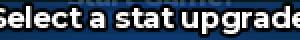
#> input picture data/expedition/anvil.png, 150 x 20 px (shown 2 times larger)
$ python -i digits.py   (imports and definitions only)
#> lines starting #> are read from the running program, lines starting #| are printed output that depends on the picture
### macro/vision/screens.py
"""Knowing which screen we're on: small template matches in fixed places.

Screens are data: data/screens.yaml lists them in checking order, and
data/anchors.yaml holds the marks that identify each one (made by
tools/find_anchors.py). Adjusting to a game update usually means re-cutting
anchors, not changing code.
"""

from __future__ import annotations

import glob
import os
import time
from dataclasses import dataclass

import cv2
import numpy as np
import yaml

ROOT = os.path.dirname(os.path.dirname(os.path.dirname(os.path.abspath(__file__))))
PAD = 24  # how far an anchor may sit from its spot: Windows fullscreen and framed differ by 18 px
UNKNOWN = "unknown"
BLACK = "black"
BLACK_BELOW = 6  # mean brightness
LOADING = {BLACK, "roblox_teleport", "game_loading"}  # normal during a trip, not lost
# Some PCs draw the game's text a few percent larger or smaller in the same layout (16 Nov 2026:
# a 3440-wide screen drew it 4% larger, and the party room, known only by its text, read as
# unknown). A frame that matches nothing is looked at again with the anchors at these sizes.
TEXT_SIZES = (1.04, 0.96)
# ...and a resized anchor must pass by this much more: weak anchors on plain colour creep over
# their mark when resized (the Checkpoint Shop read as challenge_detail at 0.71 and 0.73 over 0.7).
RESIZED_MARGIN = 0.05


def _game_size() -> tuple[int, int]:
    """The game's picture size, from data/display.yaml. 1920x1080 if it has no frame."""
    path = os.path.join(ROOT, "data", "display.yaml")
    if os.path.exists(path):
        with open(path, encoding="utf-8") as f:
            frame = (yaml.safe_load(f) or {}).get("frame")
        if frame:
            return frame[2], frame[3]
    return 1920, 1080


GAME_WIDTH, GAME_HEIGHT = _game_size()
# data/screens.yaml and data/nav.yaml keep positions at 1920x1080, which were all
# measured there. Roblox's UI scales evenly across, and to within about 18 px down.
SCALE = GAME_WIDTH / 1920


def scaled(x: float, y: float) -> tuple[int, int]:
    return round(x * SCALE), round(y * SCALE)


FOLDERS = {"native": "frames_native", "win": "frames_win", "linux": "frames"}


# [14 lines left out: functions frame_path, load_frame, not called in this run]


def load_gray(name: str) -> np.ndarray:
    return cv2.cvtColor(load_frame(name), cv2.COLOR_BGR2GRAY)


# [26 lines left out: functions match_near, load_definitions, not called in this run]


@dataclass
class Anchor:
    template: np.ndarray
    x: int
    y: int
    threshold: float
    resized: tuple = ()  # the template at each of TEXT_SIZES


# [4 lines left out: function _resized, not called in this run]


@dataclass
class Detection:
    name: str
    score: float  # the weakest anchor's match
    ms: float


PATCHES = os.path.join(ROOT, "data", "anchor_patches.npz")


def patch_key(source: str, box) -> str:
    """The name of an anchor's patch in data/anchor_patches.npz."""
    return f"{source}@{'_'.join(str(int(v)) for v in box)}".replace("/", "~")


# [10 lines left out: function load_patches, not called in this run]


class ScreenDetector:
    # [63 lines left out: functions __init__, score, classify, button, not called in this run]

### macro/vision/digits.py
"""Reading match numbers fast: Yen, wave, health, enemies and time.

OCR takes about 0.6 s and misses things, so this does the job in a few milliseconds.
The text is bold with a dark outline, which separates each character into its own blob.
Blobs are compared with saved shapes in data/digits/ (made by tools/build_digits.py).

The top pills shift sideways as their contents change width, so each is found by its
fixed label ("wave", "time", ...), and the number is read from just left of it. The
Yen row is centred, so it's found by its tall yen icon.

Every reading comes with a confidence. Trust it: below MIN_CONFIDENCE, the value is
None, not a guess, and the caller can look again on the next frame.
"""

from __future__ import annotations

import glob
import os
from dataclasses import dataclass

import cv2
import numpy as np

from macro.vision.screens import SCALE

ROOT = os.path.dirname(os.path.dirname(os.path.dirname(os.path.abspath(__file__))))
SHAPES = os.path.join(ROOT, "data", "digits")
GLYPH = (16, 24)  # width, height of a normalised shape
MIN_CONFIDENCE = 0.72
MIN_MARGIN = 0.04  # ahead of the best different character by at least this

S = SCALE
# The pills sit lower than scaling alone says, because Roblox's own top bar doesn't shrink.
# In a real match the pills can wrap: with "1 / 15" and "16" the clock drops to a second row.
TOP_ROW = (20, 60) if S == 1 else (18, 100)  # where to look for the pills' labels
TOP_X = (round(620 * S), round(1320 * S))
PILL_NUMBER_WIDTH = round(96 * S)  # the widest number, "15 / 15" or "00:38", left of its label
YEN_BOX = (round(800 * S), round(858 * S), round(1180 * S), round(916 * S) + 8)
# Sizes below are for numbers enlarged back to their 1920x1080 size, which is what keeps
# the dark outlines between digits. See _enlarge.
PILL_HEIGHT = (12, 26)  # a digit's height; a colon's dots are shorter
PILL_MAX_WIDTH = 24
YEN_ICON_HEIGHT = (33, 42)  # measured 36-38
YEN_ICON_WIDTH = (24, 34)  # measured 28-29
YEN_HEIGHT = (16, 31)
YEN_COMMA_BELOW = 16
YEN_DIGIT_TOP = (18, 24)  # in the enlarged crop of YEN_BOX; measured 20-22
YEN_DIGIT_BOTTOM = (38, 43)  # measured 40
YEN_MAX_WIDTH = 26
YEN_MAX_GAP = 18
YEN_ROW_CENTRE = 157.25  # in the enlarged crop of YEN_BOX; see _row_is_whole
YEN_ROW_TOLERANCE = 2.5
YEN_ICON_GAP = 18.5  # from the icon's right edge when not pulsing
YEN_MIDDLE_TO_FIRST_DIGIT = 32.5
DIGIT_GAP = 6  # measured 2
DIGIT_GAP_WITH_COMMA = 14  # measured 9
RUN_MAX_GAP = 16
PILL_ABOVE_LABEL = round(12 * S)
PILL_BELOW_LABEL = round(28 * S)
LABELS = ("health", "wave", "enemies", "time")
# Event matches (Soul Furnace, 11 Nov 2026) put Candy Corn and Souls left of the Yen in one
# centred row: crown icon, count, soul icon, count, yen icon, count. Measured in the enlarged
# crop of EVENT_BOX: the row (crown's left to the last Yen digit) centres at 226, and each
# count's first digit sits a fixed distance from its icon's middle.
EVENT_BOX = (round(720 * S), YEN_BOX[1], round(1200 * S), YEN_BOX[3])
EVENT_ROW_CENTRE = 226.0
EVENT_ROW_TOLERANCE = 3.5
CROWN_SIZE = ((34, 46), (20, 32))  # width, height
SOUL_ICON_SIZE = ((18, 26), (32, 42))
EVENT_FIRST_DIGIT = {"candy": 27.0, "souls": 26.0, "yen": YEN_MIDDLE_TO_FIRST_DIGIT}
LABEL_MIN = 0.55  # 1.00 on Windows, about 0.6 on Linux, which draws them slightly differently


@dataclass
class Reading:
    text: str
    confidence: float
    x: int = 0  # where the reading was found on screen

    @property
    def number(self) -> int | None:
        return int(self.text) if self.text.isdigit() else None


def _enlarge(crop: np.ndarray) -> np.ndarray:
    """At smaller sizes digits touch. Enlarged first, the outlines still separate them."""
    return crop if S == 1 else cv2.resize(crop, None, fx=1 / S, fy=1 / S, interpolation=cv2.INTER_CUBIC)


# [4 lines left out: function _white_mask, not called in this run]


def _gold_mask(crop: np.ndarray) -> np.ndarray:
    return ((crop[:, :, 2] > 170) & (crop[:, :, 1] > 110)).astype(np.uint8)


# [5 lines left out: function _blobs, not called in this run]


def _normalise(mask: np.ndarray, box: tuple[int, int, int, int]) -> np.ndarray:
    x, y, w, h = box
    return cv2.resize(mask[y:y + h, x:x + w].astype(np.float32), GLYPH, interpolation=cv2.INTER_AREA)


def pill_glyph_boxes(mask: np.ndarray) -> list[tuple[int, int, int, int]]:
    # Digits and the slash are tall; a colon's dots are short and get dropped.
    return [b for b in _blobs(mask) if PILL_HEIGHT[0] <= b[3] <= PILL_HEIGHT[1] and 2 <= b[2] <= PILL_MAX_WIDTH]


# [152 lines left out: functions yen_glyph_boxes, event_row_boxes, _row_is_whole, _fits_commas, not called in this run]


class DigitReader:
    def __init__(self, shapes_dir: str = SHAPES, skip_source: str | None = None):
        """skip_source leaves out shapes taken from one picture, for fair testing."""
        self.shapes: list[tuple[str, np.ndarray]] = []
        for path in glob.glob(os.path.join(shapes_dir, "glyph_*.png")):
            stem = os.path.basename(path)[:-4]
            _, char, source, _ = stem.split("__") if "__" in stem else (None, None, None, None)
            if skip_source and source == skip_source:
                continue
            image = cv2.imread(path, cv2.IMREAD_GRAYSCALE).astype(np.float32) / 255
            self.shapes.append((_char_from_name(char), image))
        self._stack = np.stack([s[1].ravel() - s[1].mean() for s in self.shapes]) if self.shapes else None
        if self._stack is not None:
            self._stack /= np.linalg.norm(self._stack, axis=1, keepdims=True) + 1e-6
        self.labels = {}
        for name in LABELS:
            path = os.path.join(shapes_dir, f"label_{name}.png")
            if os.path.exists(path):
                self.labels[name] = cv2.imread(path, cv2.IMREAD_GRAYSCALE)

    # [66 lines left out: functions _classify, _read, read_yen, event_row, yen_reading, not called in this run]

    def pill_region(self, frame: np.ndarray, name: str) -> tuple[int, int, int, int] | None:
        """Where a pill's number is, as x0, y0, x1, y1: left of its label, at the label's
        own height, as a wrapped pill sits on another row and the first row's digits
        mustn't get mixed in. None if the label isn't found."""
        y0, y1 = TOP_ROW
        x_lo, x_hi = TOP_X
        row = cv2.cvtColor(frame[y0:y1, x_lo:x_hi], cv2.COLOR_BGR2GRAY)
        result = cv2.matchTemplate(row, self.labels[name], cv2.TM_CCOEFF_NORMED)
        _, score, _, (at_x, at_y) = cv2.minMaxLoc(result)
        if score < LABEL_MIN:
            return None
        right = x_lo + at_x
        label_y = y0 + at_y
        return max(right - PILL_NUMBER_WIDTH, 0), max(label_y - PILL_ABOVE_LABEL, 0), right, label_y + PILL_BELOW_LABEL

    def pill_reading(self, frame: np.ndarray, name: str) -> Reading:
        """The text in one top pill, found through its label."""
        region = self.pill_region(frame, name)
        if region is None:
            return Reading("", 0.0)
        left, top, right, bottom = region
        mask = _white_mask(_enlarge(frame[top:bottom, left:right]))
        boxes = pill_glyph_boxes(mask)
        # Too wide to be one digit means digits have merged. A wrong number is worse than none.
        if any(PILL_HEIGHT[0] <= b[3] <= PILL_HEIGHT[1] and b[2] > PILL_MAX_WIDTH for b in _blobs(mask)):
            return Reading("", 0.0)
        # The number ends just before the label, and an icon can sit further left: read
        # the run of glyphs nearest the label, stopping at a wide gap.
        run = []
        for box in reversed(boxes):
            if run and run[0][0] - (box[0] + box[2]) > RUN_MAX_GAP:
                break
            run.insert(0, box)
        return self._read(mask, run, left)

    def read_hud(self, frame: np.ndarray) -> dict:
        """Yen, wave, wave_total, health, enemies, seconds. A value it can't read
        confidently is None."""
        def number(name):
            reading = self.pill_reading(frame, name)
            return reading.number if reading.confidence >= MIN_CONFIDENCE else None

        wave_reading = self.pill_reading(frame, "wave")
        wave, total = None, None
        if wave_reading.confidence >= MIN_CONFIDENCE:
            parts = wave_reading.text.split("/")
            if all(part.isdigit() for part in parts) and len(parts) <= 2:
                wave = int(parts[0])
                total = int(parts[1]) if len(parts) == 2 else None
        time_reading = self.pill_reading(frame, "time")
        seconds = None
        if time_reading.confidence >= MIN_CONFIDENCE and time_reading.text.isdigit() and len(time_reading.text) == 4:
            seconds = int(time_reading.text[:2]) * 60 + int(time_reading.text[2:])
        yen = self.read_yen(frame)
        event = self.event_row(frame) if yen is None else None
        if event is not None:
            yen = event["yen"]
        return {"yen": yen, "wave": wave, "wave_total": total, "souls": event["souls"] if event else None,
                "candy": event["candy"] if event else None,
                "health": number("health"), "enemies": number("enemies"), "seconds": seconds}


def _char_from_name(name: str) -> str:
    return "/" if name == "slash" else name

>>> import cv2
>>> picture = cv2.imread('../../data/expedition/anvil.png', cv2.IMREAD_GRAYSCALE)
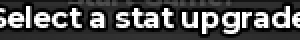
#> picture: shape (20, 150) (shown 2 times larger); min 0, max 255, mean 78.7
>>> result = DigitReader().read_hud(picture)
#> (the run stopped early here; a loop or call above may not have finished)
